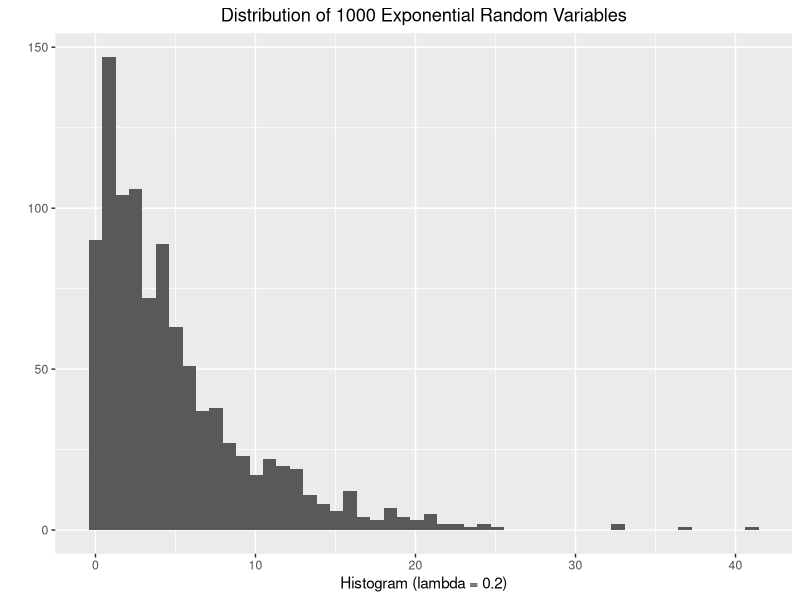
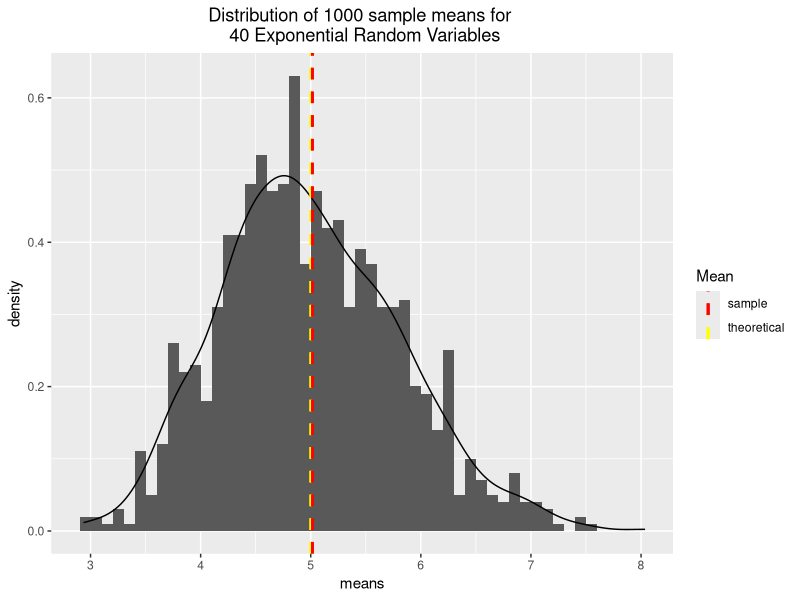
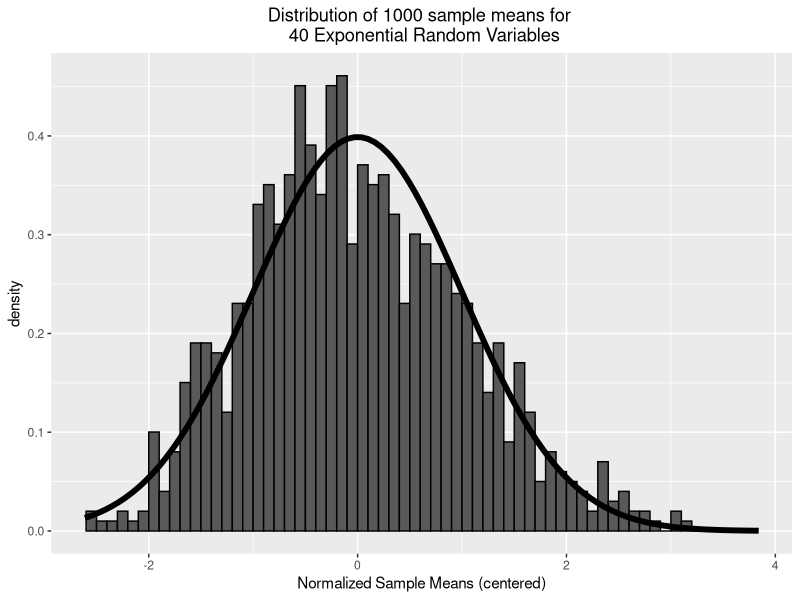

Here is the R script that generated these plots, in order:
## ---- chunk 1
library("ggplot2")
knitr::opts_chunk$set(echo = TRUE)
## ---- chunk 2
set.seed(1000)
lambda <- 0.2 #Set lambda value
ns <- 1000 #Set number exponential dists.
sample.exp <- rexp(ns,lambda)
## ---- chunk 3
qplot(sample.exp, bins=50, geom="histogram", 
      main = "Distribution of 1000 Exponential Random Variables", 
      xlab = "Histogram (lambda = 0.2)")+
      theme(plot.title = element_text(hjust = 0.5))
## ---- chunk 4
ns <-1000 ; n <- 40 #Set number of means and number of exponential dists.
means = NULL; for (i in 1 : ns) means = c(means, mean(rexp(n, lambda)))
## ---- chunk 5
th.mean <- 1/lambda ; th.mean         #theoretical mean
sa.mean <- mean(sample.exp) ; sa.mean #sample mean
## ---- chunk 6
ggplot(as.data.frame(means), aes(x=means)) + 
    geom_histogram(aes(y=..density..),
    breaks=seq(round(min(means),1), round(max(means),1), by=0.1)) +
    ggtitle("Distribution of 1000 sample means for \n 40 Exponential Random Variables") + 
    geom_density()+
    geom_vline(aes(xintercept=th.mean, color="theoretical"), 
               linetype="dashed", size=1, show.legend =TRUE)+
    geom_vline(aes(xintercept=sa.mean, color="sample"), 
               linetype="dashed", size=1, show.legend = TRUE)+
    scale_color_manual(name="Mean", values=c("red","yellow"))+
    theme(plot.title = element_text(hjust = 0.5))
  
## ---- chunk 7
th.variance <- (((1/lambda))/sqrt(n))^2 ; th.variance  #theoretical variance
sa.variance <- var(means) ; sa.variance                #sample variance
## ---- chunk 8
beta <- 1/lambda
centered = (means - beta)/(beta/sqrt(n)) # calculate centered means
g <- ggplot(as.data.frame(centered), aes(x = centered)) 
g <- g + geom_histogram(breaks=seq(round(min(centered),1), round(max(centered),1), by=0.1), 
                        color="black", aes(y = ..density..)) 
g <- g + stat_function(fun = dnorm, size = 2) 
g <- g + ggtitle("Distribution of 1000 sample means for \n 40 Exponential Random Variables") + 
    labs(x="Normalized Sample Means (centered)") +
    theme(plot.title = element_text(hjust = 0.5))
g
